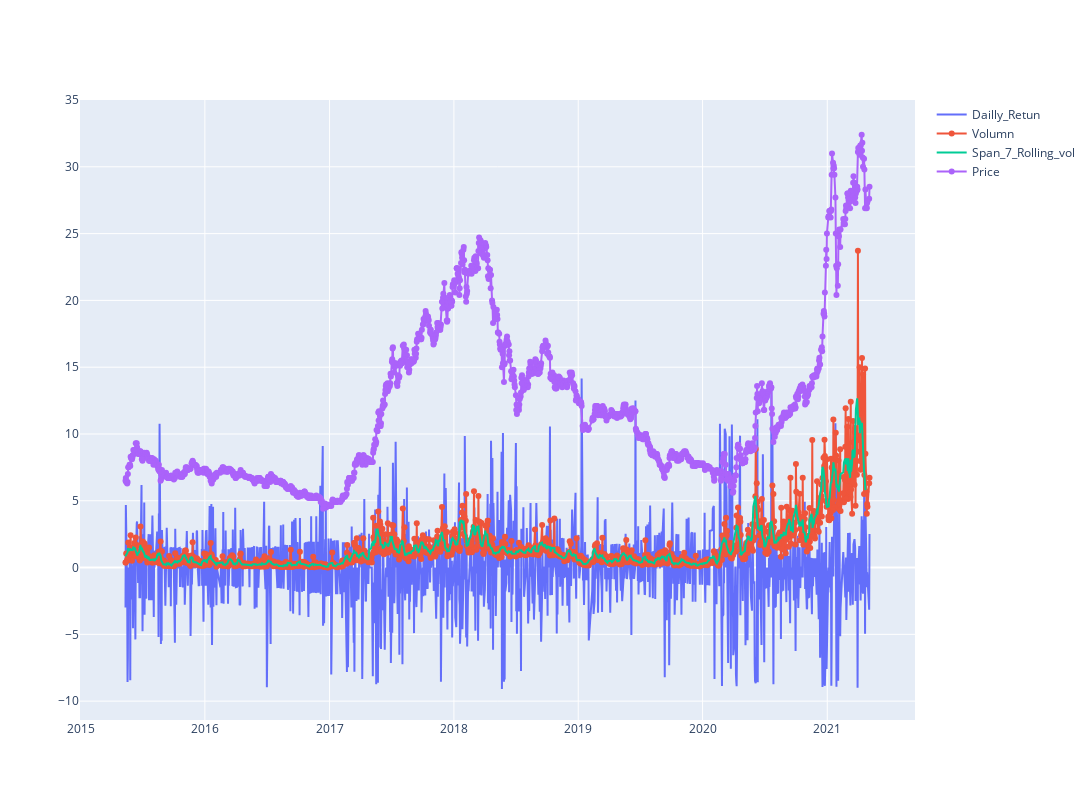

Write notebook code for a chart like this one.
### Code cell
df['Volumn'] = df['<Volume>']/1000000
Volumnshort_rolling = df['Volumn'].rolling(window=7).mean()

fig = go.Figure()
fig.update_layout(  autosize=False,   width=1200,    height=800)
fig.add_trace(go.Scatter(x=df.datetime, y=df['Daily_return'], 
                        mode='lines', name='Dailly_Retun'))
fig.add_trace(go.Scatter(x=df.datetime, y=df['Volumn'], 
                        mode='lines+markers', name='Volumn'))

fig.add_trace(go.Scatter(x=df.datetime, y=Volumnshort_rolling, 
                      mode ='lines', name='Span_7_Rolling_vol'))

fig.add_trace(go.Scatter(x=df.datetime, y=df['<Close>'], 
                        mode='lines+markers', name='Price'))

### Figure 1 — Plotly figure (JSON) as saved in the notebook; plotly's stock layout.template omitted (floating-point values rounded to 4 significant figures; data arrays with more than 128 entries replaced by an {"elided": "..."} marker saying what was removed)
{"data": [{"mode": "lines", "name": "Dailly_Retun", "type": "scatter", "x": {"elided": "1499 str values"}, "y": {"elided": "1499 float values"}}, {"mode": "lines+markers", "name": "Volumn", "type": "scatter", "x": {"elided": "1499 str values"}, "y": {"elided": "1499 float values"}}, {"mode": "lines", "name": "Span_7_Rolling_vol", "type": "scatter", "x": {"elided": "1499 str values"}, "y": {"elided": "1499 float values"}}, {"mode": "lines+markers", "name": "Price", "type": "scatter", "x": {"elided": "1499 str values"}, "y": {"elided": "1499 float values"}}], "layout": {"autosize": false, "height": 800, "width": 1200}}
